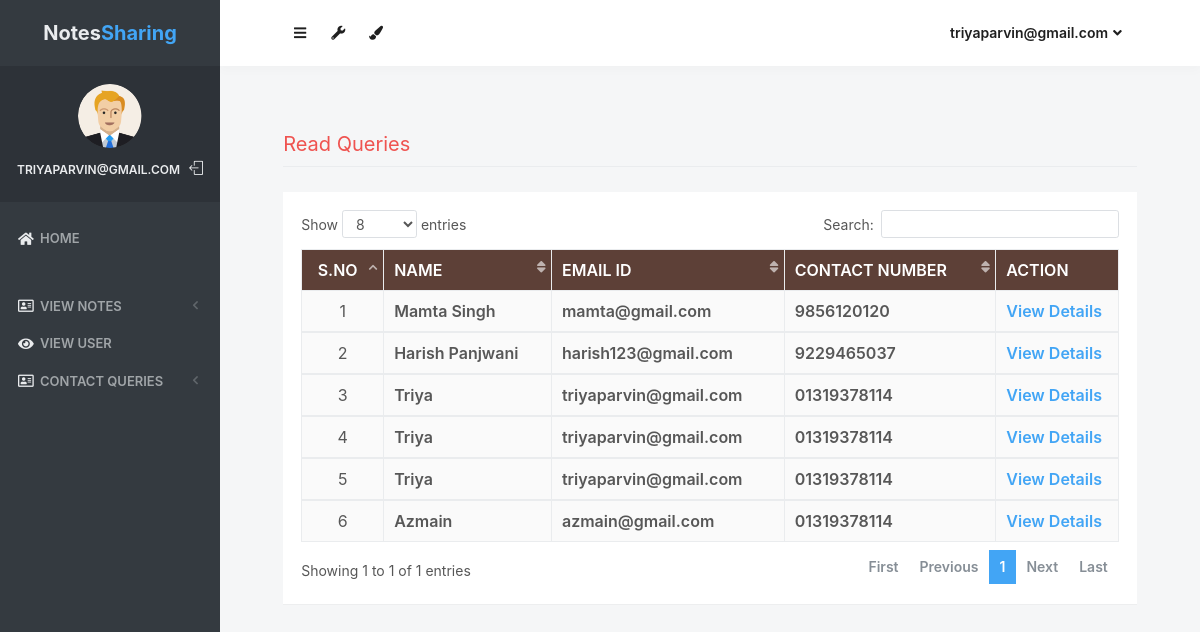
/read_queries (signed in), run on the app's committed database.
### notes/models.py (models this page shows, shortened)
class Contact(models.Model):
    fullname = models.CharField(max_length=100, null=True)
    email = models.CharField(max_length=50, null=True)
    mobile = models.CharField(max_length=15, null=True)
    subject = models.CharField(max_length=100, null=True)
    message = models.CharField(max_length=300, null=True)
    msgdate = models.DateField(null=True)
    isread = models.CharField(max_length=10,null=True)

### notes/views.py (the view)
# urls.py: path('read_queries', read_queries, name='read_queries'),
def read_queries(request):
    if not request.user.is_authenticated:
        return redirect('login_admin')
    contact = Contact.objects.filter(isread="yes")
    return render(request,'read_queries.html', locals())

### notes/templates/read_queries.html (shortened to what this page needs)
{% load static %}
<html lang="en" class="no-focus">
    <head>
        <link rel="stylesheet" href="{% static 'js/plugins/datatables/dataTables.bootstrap4.min.css' %}">
        <link rel="stylesheet" id="css-main" href="{% static 'css1/codebase.min.css' %}">
    </head>
    <body>
        <div id="page-container" class="sidebar-o sidebar-inverse side-scroll page-header-fixed main-content-narrow">
         {% include "sidebar.html" %}
            {% include "admin_nav.html" %}
            <main id="main-container">
                <div class="content">
                    <h2 class="content-heading text-danger">Read Queries</h2>
                    <div class="block">
                        <div class="block-content block-content-full">
                            <table class="table table-bordered table-striped table-vcenter js-dataTable-full-pagination">
                                <thead class="text-white" style="background-color : #5d4037;">
                                    <tr>
                                        <th class="text-center">S.No</th>
                                        <th class="d-none d-sm-table-cell">Name</th>
                                        <th class="d-none d-sm-table-cell">Email ID</th>
                                        <th class="d-none d-sm-table-cell">Contact Number</th>
                                        <th class="d-none d-sm-table-cell" style="width: 15%;">Action</th>
                                    </tr>
                                </thead>
                                {% for i in contact %}
                                <tbody>
                                    <tr>
                                        <td class="text-center">{{forloop.counter}}</td>
                                        <td class="font-w600">{{i.fullname}}</td>
                                        <td class="font-w600">{{i.email}}</td>
                                        <td class="font-w600">{{i.mobile}}</td>
                                        <td class="font-w600"><a href="{% url 'view_queries' i.id %}" class="text-primary">View Details</a></td>
                                    </tr>
                                        {% endfor %}
                                </tbody>
                            </table>
                        </div>
                    </div>
                </div>
            </main>
</div>
 <link rel="stylesheet" href="https://use.fontawesome.com/releases/v5.6.3/css/all.css">
    </body>
</html>

### notes/templates/sidebar.html (shortened to what this page needs)
{% load static %}
   <nav id="sidebar">
                <div id="sidebar-scroll">
                    <div class="sidebar-content">
                        <div class="content-header content-header-fullrow px-15">
                            <div class="content-header-section text-center align-parent sidebar-mini-hidden">
                                <div class="content-header-item">
                                    <a class="link-effect font-w700" href="{% url 'admin_home' %}">
                                           <span class="font-size-xl text-dual-primary-dark">Notes</span><span class="font-size-xl text-primary">Sharing</span>
                                    </a>
                                </div>
                            </div>
                        </div>
                        <div class="content-side content-side-full content-side-user px-10 align-parent">
                            <div class="sidebar-mini-hidden-b text-center">
                                <a class="img-link" href="be_pages_generic_profile.html">
                                    <img class="img-avatar" src="{% static 'img/avatars/user1.png' %}" alt="">
                                </a>
                                <ul class="list-inline mt-10">
                                    <li class="list-inline-item">
                                        <a class="link-effect text-dual-primary-dark font-size-xs font-w600 text-uppercase" href="{% url 'admin_home' %}">{{ request.user.username }}</a>
                                    </li>
                                    <li class="list-inline-item">
                                        <a class="link-effect text-dual-primary-dark" href="{% url 'logout' %}">
                                            <i class="si si-logout"></i>
                                        </a>
                                    </li>
                                </ul>
                            </div>
                        </div>
                        <div class="content-side content-side-full">
                            <ul class="nav-main">
                                <li class="open">
                                    <a href="{% url 'admin_home' %}"><i class="fas fa-home"></i><span class="sidebar-mini-hide">Home</span></a>
                                </li>
                                <li class="nav-main-heading"><span class="sidebar-mini-visible">UI</span></li>
                                <li>
                                    <a class="nav-submenu" data-toggle="nav-submenu"><i class="far fa-address-card"></i>View Notes</a>
                                </li>
                                <li>
                                    <a  href="{% url 'view_users' %}"><i class="fas fa-eye"></i><span class="sidebar-mini-hide">View User</span></a>
                                </li>
                                <li>
                                    <a class="nav-submenu" data-toggle="nav-submenu"><i class="far fa-address-card"></i>Contact Queries</a>
                                </li>
                           </ul>
                        </div>
                    </div>
                </div>
            </nav>

### notes/templates/admin_nav.html (shortened to what this page needs)
{% load static %}
            <header id="page-header">
                <div class="content-header">
                    <div class="content-header-section">
                        <button type="button" class="btn btn-circle btn-dual-secondary" data-toggle="layout" data-action="sidebar_toggle">
                            <i class="fa fa-navicon"></i>
                        </button>
                        <div class="btn-group" role="group">
                            <button type="button" class="btn btn-circle btn-dual-secondary" id="page-header-options-dropdown" data-toggle="dropdown" aria-haspopup="true" aria-expanded="false">
                                <i class="fa fa-wrench"></i>
                            </button>
                        </div>
                        <div class="btn-group" role="group">
                            <button type="button" class="btn btn-circle btn-dual-secondary" id="page-header-themes-dropdown" data-toggle="dropdown" aria-haspopup="true" aria-expanded="false">
                                <i class="fa fa-paint-brush"></i>
                            </button>
                        </div>
                    </div>
                    <div class="content-header-section">
                        <div class="btn-group" role="group">
                            <button type="button" class="btn btn-rounded btn-dual-secondary" id="page-header-user-dropdown" data-toggle="dropdown" aria-haspopup="true" aria-expanded="false">
                                {{ request.user.username}}<i class="fa fa-angle-down ml-5"></i>
                            </button>
                        </div>
                    </div>
                </div>
            </header>

### data on the page
Contact: fullname "Mamta Singh", email "mamta@gmail.com", mobile "9856120120"
Contact: fullname "Harish Panjwani", email "harish123@gmail.com", mobile "9229465037"
Contact: fullname "Triya", email "triyaparvin@gmail.com", mobile "01319378114"
Contact: fullname "Triya", email "triyaparvin@gmail.com", mobile "01319378114"
Contact: fullname "Triya", email "triyaparvin@gmail.com", mobile "01319378114"
Contact: fullname "Azmain", email "azmain@gmail.com", mobile "01319378114"

### other printed values
{{ request.user.username }} "TRIYAPARVIN@GMAIL.COM"
{{ request.user.username }} "triyaparvin@gmail.com"
